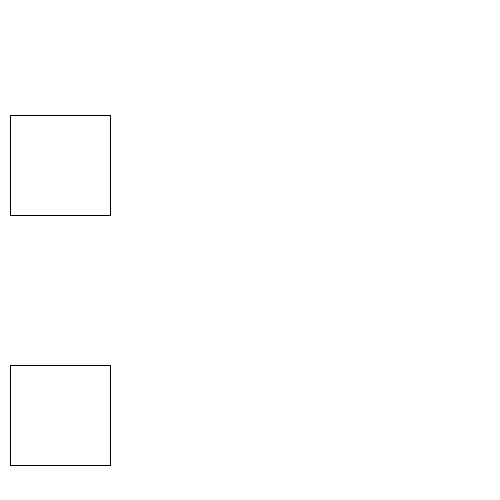
Frame 1 (no input)
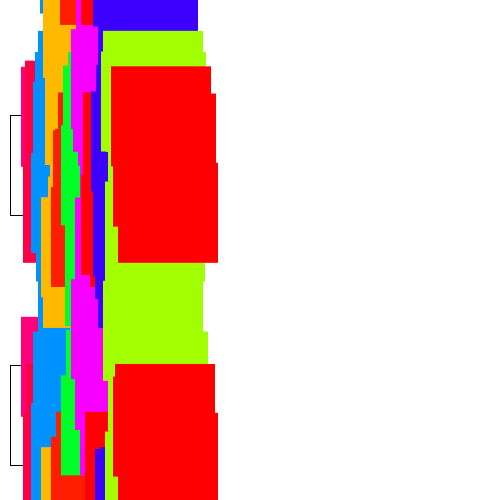
Frame 60 (the mouse pressed at the canvas centre just before this capture)
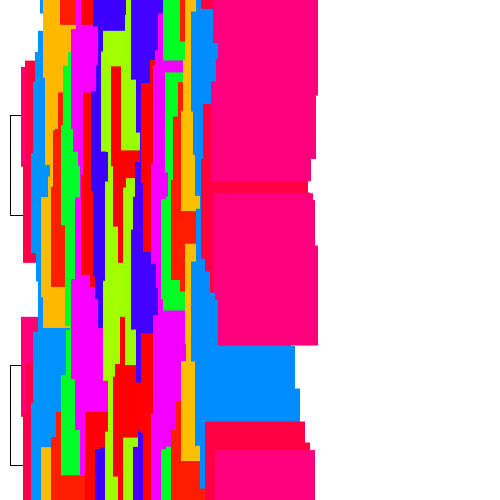
Frame 120 (the mouse held since frame 60 and released just before this capture)

The Processing sketch that drew these frames (run headless with seeded random() and noise(); from frame 60 on, the mouse is pressed at the canvas centre):

// Processing sketch: processing_186289
// ── processing_186289.pde

float farbe=0;
float amplitude=20;
float counter =0;
 
void setup()
{
  size(500,500);
  background(255);
}
 
void draw()
{
  colorMode(HSB, 360, 100, 100);
   farbe = map(sin (millis()/100), -1, 1, 0, 360);
  
  rect((millis()/10), -cos(millis())*amplitude*10,100,100);
  translate (0,250);
  rect((millis()/10), -cos(millis())*amplitude*10,100,100);
 fill (farbe,100, 100);
 noStroke();
}
